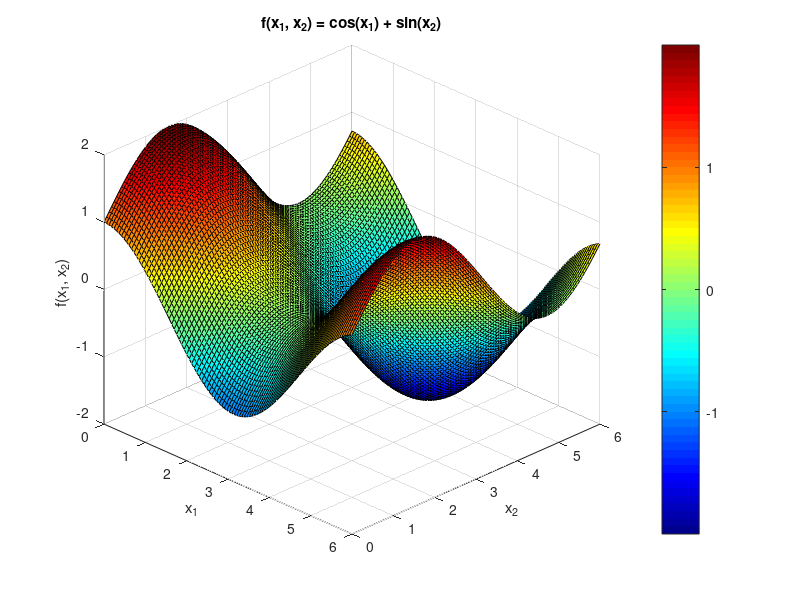

This chart was generated by the following MATLAB code: (Note: this script raises an error after producing the figure.)
%% Homework 4 Shubh Raval


% Create points
x1_range = linspace(0, 6, 100);
x2_range = linspace(0, 6, 100);
[X1, X2] = meshgrid(x1_range, x2_range);

% Create the Function 
F = @(x1,x2) cos(x1) + sin(x2);
Fplot = cos(X1) + sin(X2);

% Create 3D surface plot of the function 
figure;
surf(X1, X2, Fplot);
colormap('jet');
colorbar;
title('f(x_1, x_2) = cos(x_1) + sin(x_2)');
xlabel('x_1');
ylabel('x_2');
zlabel('f(x_1, x_2)');
grid on;
view(45, 30);
create = true;
true_func = @(x) F(x(1), x(2));
fixed_x2 = 3;  % for error checking
%% Create Uniform Grid of 25 Test Points 
lb = [0, 0]; 
ub = [6, 6]; 
[X1_grid, X2_grid] = meshgrid(linspace(lb(1), ub(1), 5), linspace(lb(2), ub(2), 5));
test_points = [X1_grid(:), X2_grid(:)];
test_responses = zeros(25, 1);
for i = 1:25
    test_responses(i) = F(test_points(i,1), test_points(i,2));
end

%% PROBLEM 1
disp('CREATE EXPERIMENTAL DATA SETS FOR PROBLEM 1')

[ccd, f_eval_ccd,halton20, f_eval_halton20] = createExperimentalsets(create);


%% PROBLEM 2
disp('BEGIN META MODELING FOR PROBLEM 2')


%% a. Second Order Regression Model based on CCD Data 
mdl = fitlm(ccd, f_eval_ccd, 'quadratic');

% Create prediction function from the model
predict_fitlm = @(x) predict(mdl, x);

[X1_vis, X2_vis] = meshgrid(linspace(lb(1), ub(1), 50), linspace(lb(2), ub(2), 50));
reg_fitlm_vis = zeros(50, 50);
for i = 1:50
    for j = 1:50
        reg_fitlm_vis(i,j) = predict_fitlm([X1_vis(i,j), X2_vis(i,j)]);
    end
end

ccd_predictions_fitlm = predict(mdl, ccd);

plotDesignPoints(X1_vis, X2_vis, reg_fitlm_vis, ccd, ccd_predictions_fitlm, 'a. CCD Second Order Regression');
[RAE_ccd_fitlm, RME_ccd_fitlm] = evaluateMetamodel(predict_fitlm, test_points, test_responses, fixed_x2, true_func);

%% b. Second Order Regression Model based on Halton-20 Data using fitlm
h_20_mdl = fitlm(halton20, f_eval_halton20, "quadratic");

% Create prediction function from the model
predict_h_20 = @(x) predict(h_20_mdl, x);

reg_fith20_vis = zeros(50, 50);
for i = 1:50
    for j = 1:50
        reg_fith20_vis(i,j) = predict_h_20([X1_vis(i,j), X2_vis(i,j)]);
    end
end

h_20_predictions = predict(h_20_mdl, halton20);

plotDesignPoints(X1_vis, X2_vis, reg_fith20_vis, halton20, h_20_predictions, 'b. Second Order Regression Model (Halton-20 Data)');

[RAE_h20_fitlm, RME_h20_fitlm] = evaluateMetamodel(predict_h_20, test_points, test_responses, fixed_x2,true_func);

%% c. Kriging Model based on CCD Data using 0 order polynomial and Gaussian Fit
d_ccdmodel = buildKrigingModel(ccd, f_eval_ccd, X1_vis, X2_vis);
predict_kriging_ccd = @(x) predictor(x, d_ccdmodel);
[RAE_ccd_kriging, RME_ccd_kriging] = evaluateMetamodel(predict_kriging_ccd, test_points, test_responses,fixed_x2,true_func);

%% d. Kriging Model based on Halton 20 Data using 0 order polynomial and Gaussian Fit
d_h_20model = buildKrigingModel(halton20, f_eval_halton20, X1_vis, X2_vis);
predict_kriging_h20 = @(x) predictor(x, d_h_20model);
[RAE_h20_kriging, RME_h20_kriging] = evaluateMetamodel(predict_kriging_h20, test_points, test_responses,fixed_x2,true_func);


function [RAAE, RMAE] = evaluateMetamodel(predict_func, test_points, test_responses, fixed_x2,true_func)

    test_predictions = zeros(size(test_points,1),1);
    for i = 1:size(test_points,1)
        test_predictions(i) = predict_func(test_points(i,:));
    end
    
    % Calculate errors
    errors = test_predictions - test_responses;
    abs_errors = abs(errors);
    
    response_std = std(test_responses);
    rel_errors = abs_errors / response_std;

    RAAE = mean(rel_errors);  % Relative Average Error
    RMAE = max(rel_errors);   % Relative Maximum Error
    

    fprintf('\n======= Metamodel Accuracy Metrics =======\n');
    disp(RAAE);
    disp(RMAE);


    x1_range = linspace(min(test_points(:,1)), max(test_points(:,1)), 200)';
    x2_const = fixed_x2 * ones(size(x1_range));
    input_grid = [x1_range, x2_const];
    true_vals = arrayfun(@(i) true_func(input_grid(i,:)), 1:length(x1_range))';
    pred_vals = arrayfun(@(i) predict_func(input_grid(i,:)), 1:length(x1_range))';

    % Plotting
    figure;
    plot(x1_range, true_vals, 'b-', 'LineWidth', 2); hold on;
    plot(x1_range, pred_vals, 'r--', 'LineWidth', 2);
    legend('True Function', 'Metamodel Prediction', 'Location', 'Best');
    xlabel('x1');
    ylabel('Function Value');
    title(sprintf('Metamodel vs True Function (x2 = %.2f)', fixed_x2));
    grid on;
    
end
function plotDesignPoints(X1, X2, Fplot, designPoints, f_eval, title_text)
    figure;
    
    % First subplot: 3D view
    subplot(1, 2, 1);
    surf(X1, X2, Fplot, 'FaceAlpha', 0.5);
    hold on;
    scatter3(designPoints(:,1), designPoints(:,2), f_eval, 100, 'r', 'filled');
    colormap('jet');
    title([title_text, ' - 3D View']);
    xlabel('x_1');
    ylabel('x_2');
    zlabel('f(x_1, x_2)');
    grid on;
    view(45, 30);
    
    % Second subplot: 2D view
    subplot(1, 2, 2);
    scatter(designPoints(:,1), designPoints(:,2), 80, f_eval, 'filled');
    colorbar;
    title([title_text, ' - 2D View']);
    xlabel('x_1');
    ylabel('x_2');
    axis([0 6 0 6]);
    grid on;
    
end
function natural = scaleFromCoded(coded, lb, ub)
    natural = lb + (coded + 1) .* (ub - lb) / 2;
end
function [ccd, f_eval_ccd,halton20, f_eval_halton20] = createExperimentalsets(create)
    if create
        % Define the domain boundaries
        x1_range = linspace(0, 6, 100);
        x2_range = linspace(0, 6, 100);
        
        % Create meshgrid for 3D surface plot
        [X1, X2] = meshgrid(x1_range, x2_range);
        
        % Create the Function to be Called in the metamodeling
        F = @(x1,x2) cos(x1) + sin(x2);
        
        % Compute function values
        Fplot = cos(X1) + sin(X2);
        %% a. Two-Level Factorial Design
        lb = [0, 0]; 
        ub = [6, 6];         
        factorialPoints = [lb(1), lb(2);
                          lb(1), ub(2);
                          ub(1), lb(2);
                          ub(1), ub(2)];
        
        f_eval_factorial = zeros(size(factorialPoints,1),1);
        for i = 1:size(factorialPoints,1)
            f_eval_factorial(i) = F(factorialPoints(i,1), factorialPoints(i,2));
        end
        
        plotDesignPoints(X1, X2, Fplot, factorialPoints, f_eval_factorial, 'a. Two-Level Factorial Design');
        
        %% b. Central Composite Design (CCD)
        alpha = sqrt(2);  
        axial_coded = [ alpha,  0;
                       -alpha,  0;
                        0,    alpha;
                        0,   -alpha];
        ccd_axial = scaleFromCoded(axial_coded, lb, ub);
        ccd_center = (lb + ub) / 2;
        ccd = [factorialPoints; ccd_axial; ccd_center];
        f_eval_ccd = zeros(size(ccd,1), 1);
        for i = 1:size(ccd, 1)
            f_eval_ccd(i) = F(ccd(i,1), ccd(i,2));
        end
        
        plotDesignPoints(X1, X2, Fplot, ccd, f_eval_ccd, 'CCD');
        
        %% c. Latin Hypercube Design with 10 Points
        lhsPoints = lhsdesign(10, 2);  
        % Need to scale the points 
        lhsPoints = lb + lhsPoints .* (ub - lb);
        
        f_eval_lhs = zeros(size(lhsPoints,1),1);
        for i = 1:size(lhsPoints,1)
            f_eval_lhs(i) = F(lhsPoints(i,1), lhsPoints(i,2));
        end
        
        % Plot the Latin Hypercube design
        plotDesignPoints(X1, X2, Fplot, lhsPoints, f_eval_lhs, 'c. Latin Hypercube Design (10 Points)');
        
        %% d. Halton Sequence Designs
        % For 10 points:
        pHalton10 = haltonset(2);
        halton10 = net(pHalton10,10);
        % Scale like lhs
        halton10 = lb + halton10 .* (ub - lb);
        
        f_eval_halton10 = zeros(size(halton10,1),1);
        for i = 1:size(halton10,1)
            f_eval_halton10(i) = F(halton10(i,1), halton10(i,2));
        end
        
        % Plot the Halton-10 design
        plotDesignPoints(X1, X2, Fplot, halton10, f_eval_halton10, 'd. Halton Sequence Design (10 Points)');
        
        % For 20 points:
        pHalton20 = haltonset(2);
        halton20 = net(pHalton20,20);

        % Scale like lhs
        halton20 = lb + halton20 .* (ub - lb);
        
        f_eval_halton20 = zeros(size(halton20,1),1);
        for i = 1:size(halton20,1)
            f_eval_halton20(i) = F(halton20(i,1), halton20(i,2));
        end
        
        % Plot the Halton-20 design
        plotDesignPoints(X1, X2, Fplot, halton20, f_eval_halton20, 'd. Halton Sequence Design (20 Points)');
    end
end
function dmodel = buildKrigingModel(design_points, f_eval, X1_vis, X2_vis)

    % Create the model
    xTrain = design_points;       
    yTrain = f_eval; 

    [xUnique, ia, ~] = unique(xTrain, 'rows', 'stable');
    yUnique = yTrain(ia);
    regr   = @regpoly0;   
    corr   = @corrgauss;  
    theta0 = 0.1;
    lob    = 1e-6;
    upb    = 10;

    [dmodel, ~] = dacefit(xUnique, yUnique, regr, corr, theta0, lob, upb);

    testPoints = [X1_vis(:), X2_vis(:)];
    
    predictions = predictor(testPoints, dmodel);
    krigingVis = reshape(predictions, size(X1_vis));
    
    uniquePredictions = predictor(xUnique, dmodel);
    
    % Plot the design and the kriging model predictions.
    plotDesignPoints(X1_vis, X2_vis, krigingVis, xUnique, uniquePredictions, ...
        'Method: Kriging Model');
end
